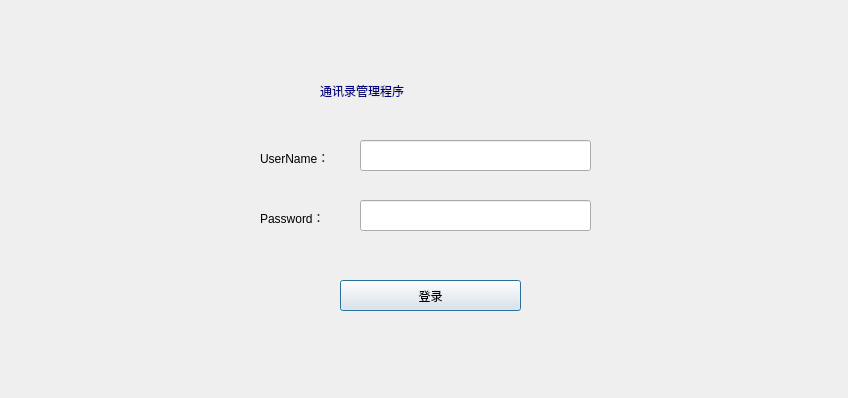
<?xml version="1.0" encoding="UTF-8"?>
<ui version="4.0">
 <class>Dialog</class>
 <widget class="QDialog" name="Dialog">
  <property name="geometry">
   <rect>
    <x>0</x>
    <y>0</y>
    <width>848</width>
    <height>398</height>
   </rect>
  </property>
  <property name="windowTitle">
   <string>Dialog</string>
  </property>
  <widget class="QLabel" name="blackground_label">
   <property name="geometry">
    <rect>
     <x>-30</x>
     <y>0</y>
     <width>881</width>
     <height>401</height>
    </rect>
   </property>
   <property name="text">
    <string/>
   </property>
   <property name="pixmap">
    <pixmap>rec/blackground.jpg</pixmap>
   </property>
   <property name="scaledContents">
    <bool>true</bool>
   </property>
  </widget>
  <widget class="QLabel" name="title_label">
   <property name="geometry">
    <rect>
     <x>320</x>
     <y>70</y>
     <width>191</width>
     <height>41</height>
    </rect>
   </property>
   <property name="styleSheet">
    <string notr="true">color: rgb(0, 0, 127);
font: 20pt &quot;楷体&quot;;</string>
   </property>
   <property name="text">
    <string>通讯录管理程序</string>
   </property>
  </widget>
  <widget class="QPushButton" name="login_pushButton">
   <property name="geometry">
    <rect>
     <x>340</x>
     <y>280</y>
     <width>181</width>
     <height>31</height>
    </rect>
   </property>
   <property name="styleSheet">
    <string notr="true">
font: 12pt &quot;华文楷体&quot;;</string>
   </property>
   <property name="text">
    <string>登录</string>
   </property>
  </widget>
  <widget class="QLineEdit" name="username_lineEdit">
   <property name="geometry">
    <rect>
     <x>360</x>
     <y>140</y>
     <width>231</width>
     <height>31</height>
    </rect>
   </property>
   <property name="font">
    <font>
     <family>宋体</family>
     <pointsize>10</pointsize>
     <weight>50</weight>
     <italic>false</italic>
     <bold>false</bold>
    </font>
   </property>
   <property name="styleSheet">
    <string notr="true">font: 10pt &quot;宋体&quot;;</string>
   </property>
  </widget>
  <widget class="QLabel" name="username_label">
   <property name="geometry">
    <rect>
     <x>260</x>
     <y>150</y>
     <width>81</width>
     <height>16</height>
    </rect>
   </property>
   <property name="styleSheet">
    <string notr="true">font: 12pt &quot;黑体&quot;;</string>
   </property>
   <property name="text">
    <string>UserName：</string>
   </property>
  </widget>
  <widget class="QLineEdit" name="password_lineEdit">
   <property name="geometry">
    <rect>
     <x>360</x>
     <y>200</y>
     <width>231</width>
     <height>31</height>
    </rect>
   </property>
   <property name="font">
    <font>
     <family>宋体</family>
     <pointsize>10</pointsize>
     <weight>50</weight>
     <italic>false</italic>
     <bold>false</bold>
    </font>
   </property>
   <property name="styleSheet">
    <string notr="true">font: 10pt &quot;宋体&quot;;</string>
   </property>
  </widget>
  <widget class="QLabel" name="password_label">
   <property name="geometry">
    <rect>
     <x>260</x>
     <y>210</y>
     <width>81</width>
     <height>16</height>
    </rect>
   </property>
   <property name="styleSheet">
    <string notr="true">font: 12pt &quot;黑体&quot;;</string>
   </property>
   <property name="text">
    <string>Password：</string>
   </property>
  </widget>
 </widget>
 <resources/>
 <connections/>
</ui>
